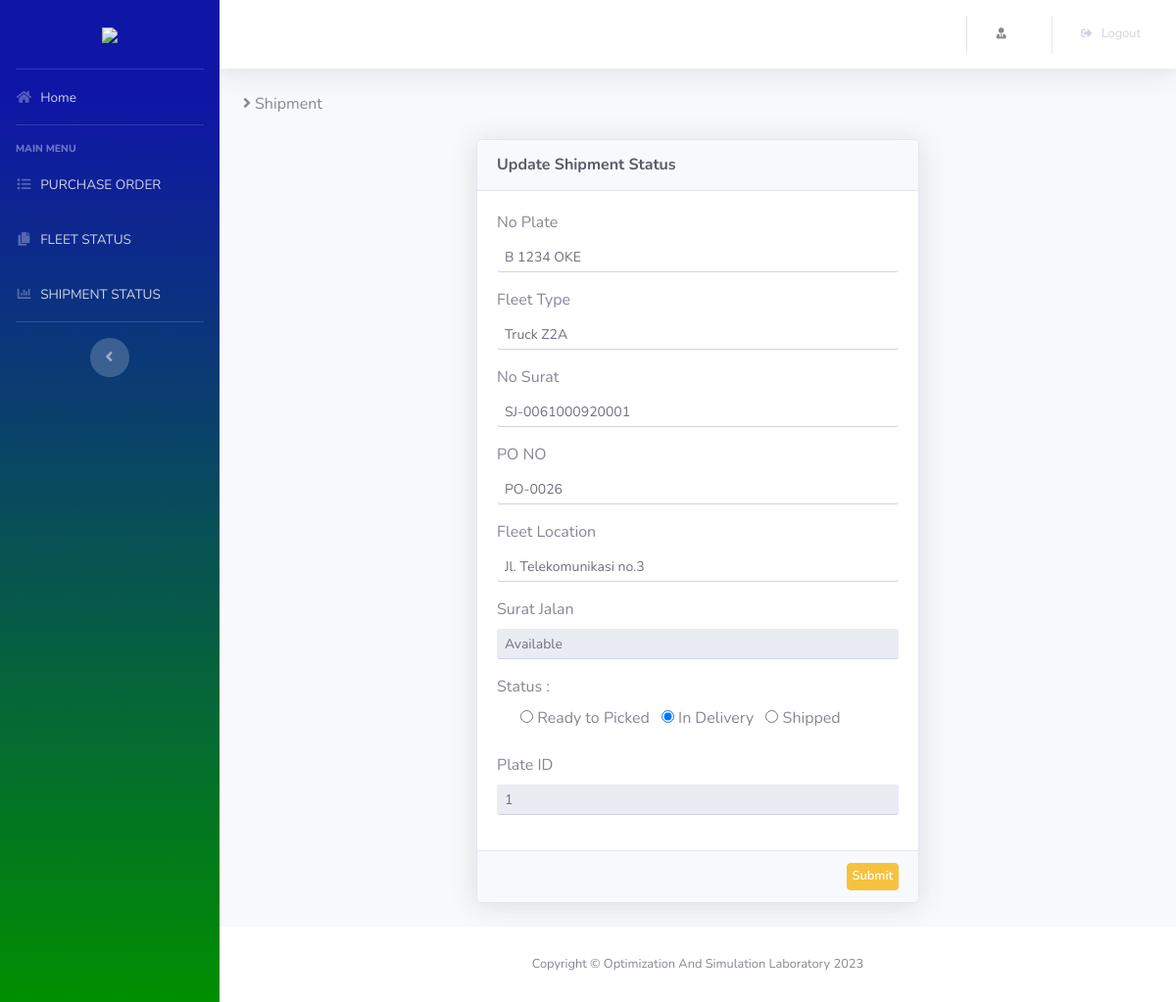
Screenshot of /views/user/transporter/update_shipment_status.php?id=5 with the database file from the repository.
### tables this page shows
CREATE TABLE `shipment_status` (
  `shipment_id` int(20) NOT NULL,
  `no_plate` varchar(20) DEFAULT NULL,
  `fleet_type` varchar(25) DEFAULT NULL,
  `no_surat` varchar(20) DEFAULT NULL,
  `po_no` varchar(20) DEFAULT NULL,
  `fleet_location` varchar(30) DEFAULT NULL,
  `surat_jalan` varchar(20) DEFAULT NULL,
  `shp_status` varchar(20) DEFAULT NULL,
  `plate_id` int(20) DEFAULT NULL
);

### views/user/transporter/update_shipment_status.php (the view, shortened to what this page needs)
<?php
  include 'header.php';
  $shipment_id = $_GET['id'];
  $row_od = $dbconnect->query("SELECT * FROM shipment_status WHERE shipment_id='$shipment_id'");
  $data = $row_od->fetch();
?>
<div class="d-sm-flex align-Orders-center justify-content-between mb-4">
  <span><i class="fa fa-angle-right">&nbsp;</i>Shipment</span>
</div>
<div class="row justify-content-center">
  <div class="col-lg-6">
    <div class="card shadow mb-4">
		<div class="card-header py-3">
		<h6 class="m-0 font-weight-bold text-dark">Update Shipment Status</h6>
		</div>
		<form method="post" action="../../../system/update_shipment_status.php">
			<div class="card-body">
	            <div class="form-group">
	                <label>No Plate</label>
	                <input type="text" class="form-control form-control-sm" name="no_plate" value="<?php echo $data['no_plate'] ?>" required>
	            </div>
				<div class="form-group">
	            	<label>Fleet Type</label>
	            	<input type="text" class="form-control form-control-sm" name="fleet_type" value="<?php echo $data['fleet_type'] ?>" required>
	        	</div>
	        	<div class="form-group">
	        		<label>No Surat</label>
	            	<input type="text" class="form-control form-control-sm" name="no_surat" value="<?php echo $data['no_surat'] ?>" required>
	        	</div>
	        	<div class="form-group">
	        		<label>PO NO</label>
	            	<input type="text" class="form-control form-control-sm" name="po_no" value="<?php echo $data['po_no'] ?>" required>
	        	</div>
	        	<div class="form-group">
	        		<label>Fleet Location</label>
	            	<input type="text" class="form-control form-control-sm" name="fleet_location" value="<?php echo $data['fleet_location'] ?>" required>
	        	</div>
	        	<div class="form-group">
	        		<label>Surat Jalan</label>
	            	<input type="text" class="form-control form-control-sm" name="surat_jalan" value="<?php echo $data['surat_jalan'] ?>" readonly>
	        	</div>
	        	<div class="form-group">
            		<label>Status :  </label>
                <div class="form-group mx-4">
                    <?php
                    $A = null;
                    $B = null;
					$C = null;
                    switch ($data['shp_status']) {
                      case 'In Delivery':
                        $B = 'checked';
                      break;
                    } ?>
                    <input type="radio" name="shp_status" value="Ready to Picked" <?php echo $A; ?>>
                    <label class="mr-2">Ready to Picked</label>
                    <input type="radio" name="shp_status" value="In Delivery" <?php echo $B; ?>>
                    <label class="mr-2">In Delivery</label>
					<input type="radio" name="shp_status" value="Shipped" <?php echo $C; ?>>
                    <label class="mr-2">Shipped</label>
                </div>
				<div class="form-group">
	        		<label>Plate ID</label>
	            	<input type="text" class="form-control form-control-sm" name="plate_id" value="<?php echo $data['plate_id'] ?>" readonly>
	        	</div>
          </div>
		    </div>
		    <div class="card-footer al-right">
	            <input type="submit" class="btn btn-sm btn-warning" value="Submit">
	        </div>
        </form>
    </div>
  </div>
</div>
<?php include 'footer.php' ?>

### rows the page displays
shipment_status: no_plate "B 1234 OKE", fleet_type "Truck Z2A", no_surat "SJ-0061000920001", po_no "PO-0026", fleet_location "Jl. Telekomunikasi no.3", surat_jalan "Available", plate_id "1"
